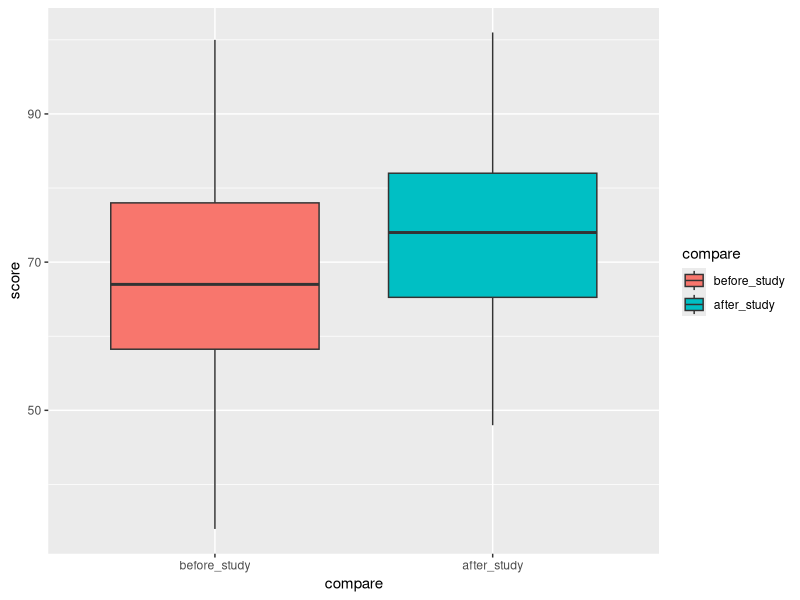
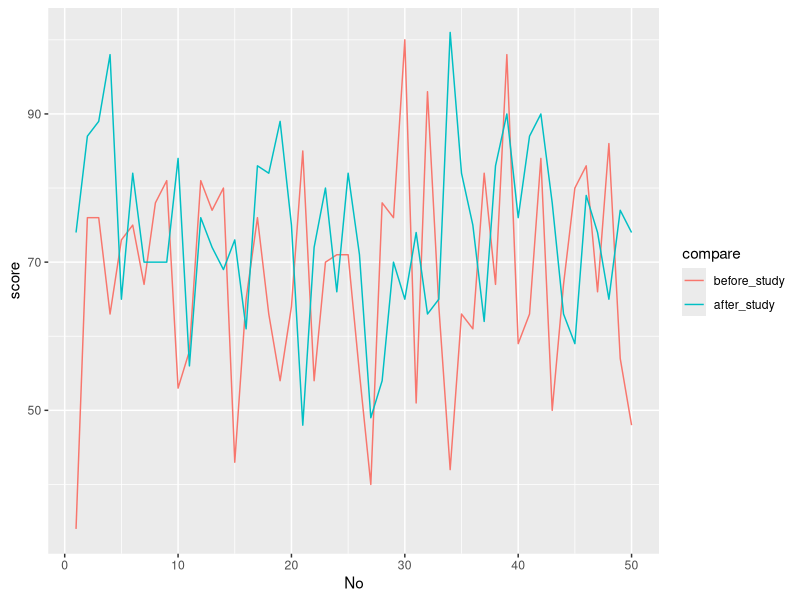

The R script that drew these images, in order: (Note: this script raises an error after producing the figures.)
## ---- chunk 1
knitr::opts_chunk$set(echo = TRUE)
## ---- chunk 2
library(formattable)
library(ggplot2)
library(tidyverse)

before_study <- c(34, 76, 76, 63, 73, 75, 67, 78, 81, 53, 58, 81, 77, 80, 43, 65, 76, 63, 54, 64, 85, 54, 70, 71, 71, 55, 40, 78, 76, 100, 51, 93, 64, 42, 63, 61, 82, 67, 98, 59, 63, 84, 50, 67, 80, 83, 66, 86, 57, 48)
after_study <- c (74, 87, 89, 98, 65, 82, 70, 70, 70, 84, 56, 76, 72, 69, 73, 61, 83, 82, 89, 75, 48, 72, 80, 66, 82, 71, 49, 54, 70, 65, 74, 63, 65, 101, 82, 75, 62, 83, 90, 76, 87, 90, 78, 63, 59, 79, 74, 65, 77, 74)
## ---- chunk 3
#boxplot(before_study, after_study, names = c("수강 전", "수강 후),
#       col=c("blue", "red"), main="수강전후 성적비교", xlab= "Status", ylab= "Score")
study_compare<-data.frame(before_study, after_study)
study_compare<-cbind("No"=rownames(study_compare), study_compare)
##tidy gather
study_compare_2 <- gather(study_compare, 'before_study', 'after_study',
                          key="compare", value="score")
study_compare_2$No<-study_compare_2$No %>% as.character() %>% as.numeric()

study_compare_2$compare<-factor(study_compare_2$compare, levels= c("before_study","after_study"))
## ---- chunk 4
#ggplot boxplot
ggplot(study_compare_2, aes(x=compare, y=score, fill=compare)) + geom_boxplot()

## ---- chunk 5
#ggplot line
ggplot(study_compare_2, aes(x=No, y=score, color=compare)) + geom_line()

## ---- chunk 6
#증감표 테이플

study_compare %>% 
  head(5) %>% 
  mutate(Difference = after_study - before_study) %>%
  mutate(Change = case_when(
    Difference > 0 ~ "증가",
    Difference < 0 ~ "감소",
    TRUE ~ "변동없음"
  )) %>%
  formattable(., list(
    Difference = formatter("span", style = x ~ ifelse(x > 0,
                                                      style(color = "Green", font.weight = "bold"), ifelse(x < 0,
                                                                                                           style(color = "red"),NA))),
    Change = formatter("span", style = x ~ ifelse(x == "증가",
                                                  style(color = "Green", font.weight = "bold"), ifelse(x == "감소",
                                                                                                       style(color = "red"),NA)))
  )
  )
## ---- chunk 7
var_test_vector1 <- c(75,67,78,81,53,71,71,55,40,78,76,42,67,98,59,63,84,50,67,80,83)
var_test_vector2 <- c(58,81,77,80,76,63,54,64,85,54,70,71,71,55,40,78,76,100,51,42,63,61,82,57,48)


var_test_data <- var.test(var_test_vector1,var_test_vector2)
## ---- chunk 8
t.test(before_study, after_study, paired=TRUE)
## ---- chunk 9
t.test(before_study, after_study, paired=TRUE, alternative = "less")
## ---- chunk 10
t.test(before_study, after_study, paired = TRUE, alternative = "greater")
## ---- chunk 11
# 증감표 테이블
study_compare %>% 
  mutate(Difference = after_study - before_study) %>%
  mutate(Change = case_when(
    Difference > 0 ~ "증가",
    Difference < 0 ~ "감소",
    TRUE ~ "변동없음"
  )) %>%
  formattable(., list(
    Difference = formatter("span", style = x ~ ifelse(x > 0,
                       style(color = "Green", font.weight = "bold"), ifelse(x < 0,
                                                                            style(color = "red"),NA))),
    Change = formatter("span", style = x ~ ifelse(x == "증가",
                       style(color = "Green", font.weight = "bold"), ifelse(x == "감소",
                                                                            style(color = "red"),NA)))
    )
    )
